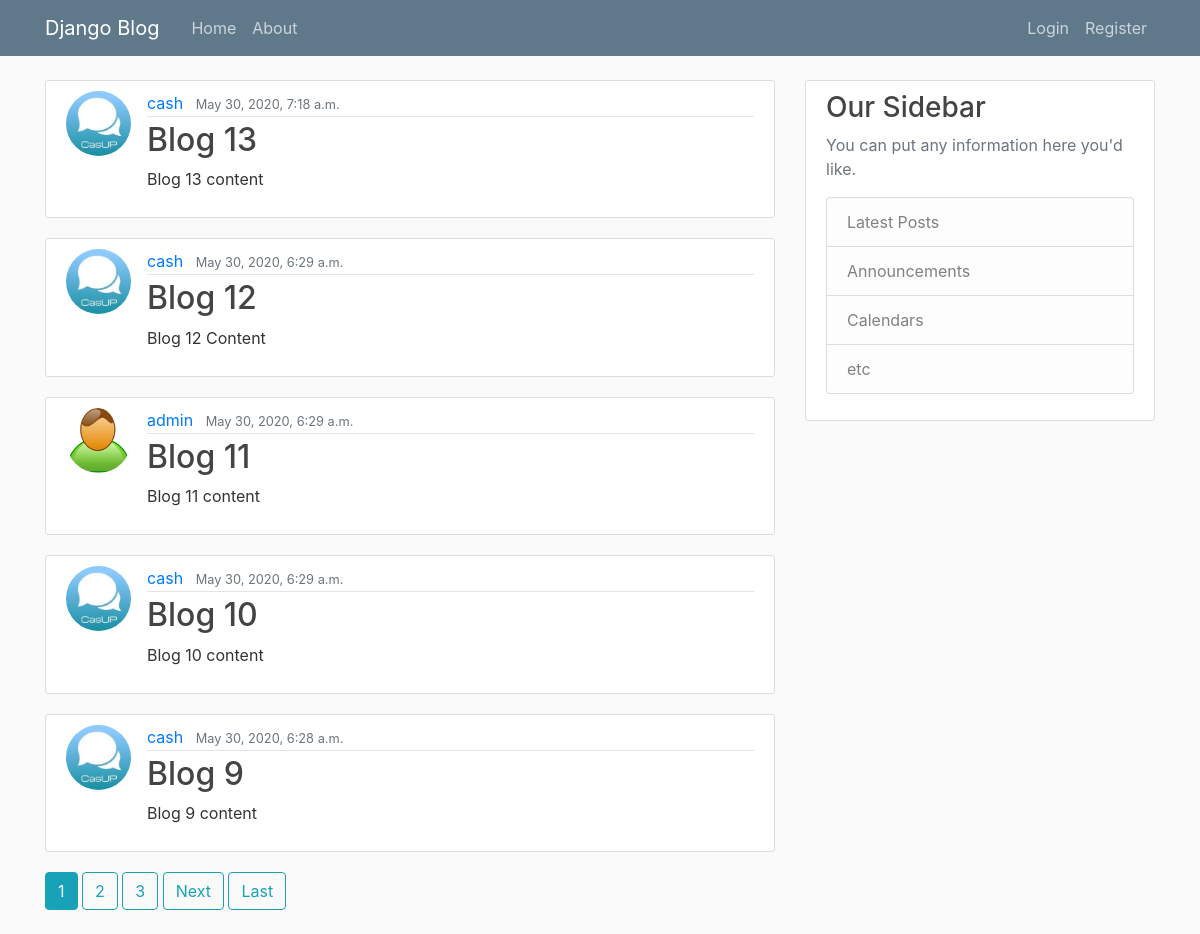
The page / on the database its author committed.
### blog/models.py (models this page shows, shortened)
class Post(models.Model):
    title = models.CharField(max_length=100)
    content = models.TextField()
    date_posted = models.DateTimeField(default=timezone.now)
    author = models.ForeignKey(User, on_delete=models.CASCADE)

### users/models.py (models this page shows, shortened)
class Profile(models.Model):
    user = models.OneToOneField(User, on_delete=models.CASCADE)
    image = models.ImageField(default='default.jpg', upload_to='profile_pics')

### blog/views.py (the view)
# urls.py: path('', PostListView.as_view(), name='blog-home'),
class PostListView(ListView):
    model = Post
    template_name = 'blog/home.html' # <app>/<model>_<viewtype>.html
    context_object_name = 'posts'
    ordering = ['-date_posted']
    paginate_by = 5

### blog/templates/blog/home.html (shortened to what this page needs)
{% extends "blog/base.html" %}
{% block content %}
    {% for post in posts %}
        <article class="media content-section">
            <img class="rounded-circle article-img" src="{{ post.author.profile.image.url }}">
          <div class="media-body">
            <div class="article-metadata">
                <a class="mr-2" href="{% url 'user-posts' post.author.username %}">{{ post.author }}</a>
              <small class="text-muted">{{ post.date_posted }}</small>
            </div>
            <h2><a class="article-title" href="{% url 'post-detail' post.id %}">{{ post.title }}</a></h2>
            <p class="article-content">{{ post.content }}</p>
          </div>
        </article>
    {% endfor %}
    {% if is_paginated %}
        {% for num in page_obj.paginator.page_range %}
            {% if page_obj.number == num %}
                <a class="btn btn-info mb-4" href="?page={{ num }}">{{ num }}</a>
            {% elif num > page_obj.number|add:'-3' and num < page_obj.number|add:'3' %}
                    <a class="btn btn-outline-info mb-4" href="?page={{ num }}">{{ num }}</a>
            {% endif %}
        {% endfor %}
        {% if page_obj.has_next %}
            <a class="btn btn-outline-info mb-4" href="{{ page_obj.next_page_number }}">Next</a>
            <a class="btn btn-outline-info mb-4" href="?page={{ page_obj.paginator.num_pages }}">Last</a>
        {% endif %}
    {% endif %}
{% endblock content %}

### blog/templates/blog/base.html (shortened to what this page needs)
{% load static %}
<!DOCTYPE html>
<html lang="en">
<head>
    <link rel="stylesheet" href="https://maxcdn.bootstrapcdn.com/bootstrap/4.0.0/css/bootstrap.min.css"
>
    <link rel="stylesheet" type="text/css" href="{% static 'blog/main.css' %}">
</head>
<body>
    <header class="site-header">
        <nav class="navbar navbar-expand-md navbar-dark bg-steel fixed-top">
            <div class="container">
                <a class="navbar-brand mr-4" href="{% url 'blog-home' %}">Django Blog</a>
                <div class="collapse navbar-collapse" id="navbarToggle">
                    <div class="navbar-nav mr-auto">
                        <a class="nav-item nav-link" href="{% url 'blog-home' %}">Home</a>
                        <a class="nav-item nav-link" href="{% url 'blog-about' %}">About</a>
                    </div>
                    <div class="navbar-nav">
                        {%if user.is_authenticated %}
                            <a class="nav-item nav-link" href="{% url 'post-create' %}">New Post</a>
                            <a class="nav-item nav-link" href="{% url 'profile' %}">Profile</a>
                            <a class="nav-item nav-link" href="{% url 'logout' %}">Logout</a>
                        {% else %}
                            <a class="nav-item nav-link" href="{% url 'login' %}">Login</a>
                            <a class="nav-item nav-link" href="{% url 'register' %}">Register</a>
                        {% endif %}
                    </div>
                </div>
            </div>
        </nav>
    </header>
    <main role="main" class="container">
        <div class="row">
            <div class="col-md-8">
                {% block content %}{% endblock %}
            </div>
            <div class="col-md-4">
                <div class="content-section">
                    <h3>Our Sidebar</h3>
                    <p class='text-muted'>You can put any information here you'd like.
                        <ul class="list-group">
                            <li class="list-group-item list-group-item-light">Latest Posts</li>
                            <li class="list-group-item list-group-item-light">Announcements</li>
                            <li class="list-group-item list-group-item-light">Calendars</li>
                            <li class="list-group-item list-group-item-light">etc</li>
                        </ul>
                     </p>
                 </div>
             </div>
         </div>
    </main>
</body>
</html>

### blog/static/blog/main.css (style rules this page uses)
body { background: #fafafa; color: #333333; margin-top: 5rem; }
h1, h2, h3, h4, h5, h6 { color: #444444; }
ul { margin: 0; }
.bg-steel { background-color: #5f788a; }
.site-header .navbar-nav .nav-link { color: #cbd5db; }
.content-section { background: #ffffff; padding: 10px 20px; border: 1px solid #dddddd; border-radius: 3px; margin-bottom: 20px; }
.article-title { color: #444444; }
.article-content { white-space: pre-line; }
.article-img { height: 65px; width: 65px; margin-right: 16px; }
.article-metadata { padding-bottom: 1px; margin-bottom: 4px; border-bottom: 1px solid #e3e3e3 }

### rows shown on the page
Post: author.profile.image (picture), author "cash", date_posted "May 30, 2020, 7:18 a.m.", title "Blog 13", content "Blog 13 content"
Post: author.profile.image (picture), author "cash", date_posted "May 30, 2020, 6:29 a.m.", title "Blog 12", content "Blog 12 Content"
Post: author.profile.image (placeholder picture), author "admin", date_posted "May 30, 2020, 6:29 a.m.", title "Blog 11", content "Blog 11 content"
Post: author.profile.image (picture), author "cash", date_posted "May 30, 2020, 6:29 a.m.", title "Blog 10", content "Blog 10 content"
Post: author.profile.image (picture), author "cash", date_posted "May 30, 2020, 6:28 a.m.", title "Blog 9", content "Blog 9 content"

### other values the page prints
{{ num }} "1"
{{ num }} "2" "3"
